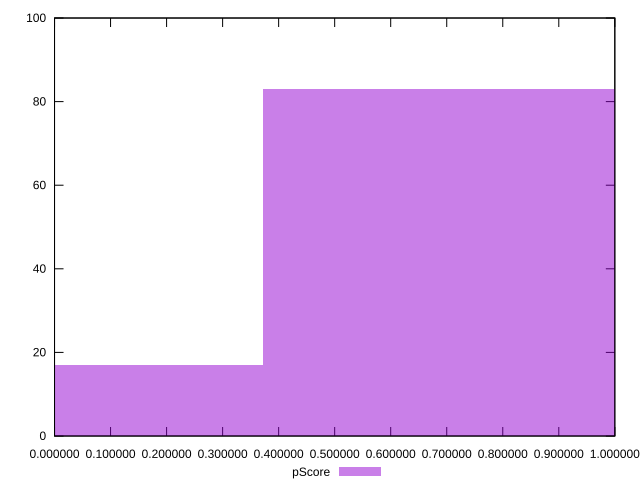

Generate this figure with gnuplot:
reset

$pScore <<EOF
0.7451681693364316 83
0 17
EOF

set key outside below
set boxwidth 0.7451681693364316
set xrange [0.000004111363254621914:0.9999993380488856]
set yrange [0:100]
set trange [0:100]
set style fill transparent solid 0.5 noborder
set terminal svg size 640, 490 enhanced background rgb 'white'
set output "report_00015_2021-02-09T16-11-33.973Z/estimated-input-latency/samples/pages+cached+noadtech+nomedia+nocss/pScore/histogram.svg"

plot $pScore title "pScore" with boxes

reset
